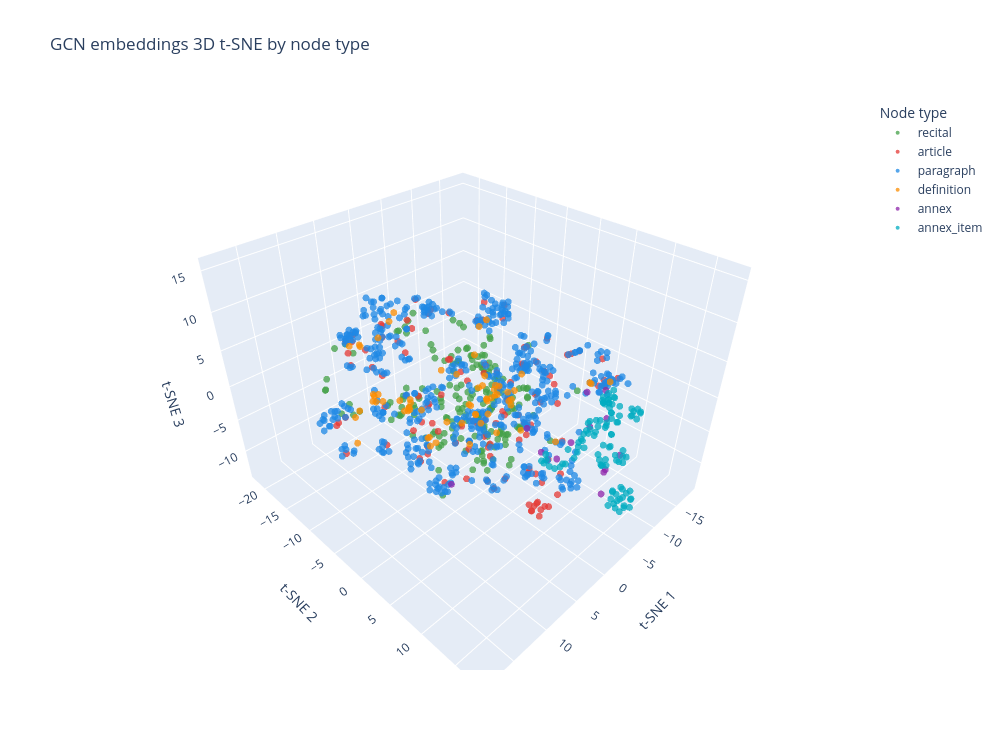

Notebook code cell kept with this figure:
### Code cell
print('Running 3D t-SNE...')
perp = min(30, max(2, len(gcn_embeddings) - 1))
emb_3d = TSNE(n_components=3, perplexity=perp, random_state=42, max_iter=1000).fit_transform(gcn_embeddings)

color_map = {
    'article': '#E53935',
    'paragraph': '#1E88E5',
    'recital': '#43A047',
    'definition': '#FB8C00',
    'annex': '#8E24AA',
    'annex_item': '#00ACC1',
}

plot_df = nodes_df.copy().reset_index(drop=True)
plot_df['tsne_1'] = emb_3d[:, 0]
plot_df['tsne_2'] = emb_3d[:, 1]
plot_df['tsne_3'] = emb_3d[:, 2]
plot_df['type'] = plot_df['type'].astype(str)
plot_df['node_id'] = plot_df['node_id'].astype(str)
plot_df['hover_text'] = plot_df['text'].fillna('').astype(str).str.slice(0, 220)

fig = px.scatter_3d(
    plot_df,
    x='tsne_1',
    y='tsne_2',
    z='tsne_3',
    color='type',
    color_discrete_map=color_map,
    hover_name='node_id',
    hover_data={
        'type': True,
        'hover_text': True,
        'tsne_1': ':.3f',
        'tsne_2': ':.3f',
        'tsne_3': ':.3f',
    },
    title='GCN embeddings 3D t-SNE by node type',
    width=1000,
    height=750,
)
fig.update_traces(marker=dict(size=4, opacity=0.75))
fig.update_layout(
    legend_title_text='Node type',
    scene=dict(
        xaxis_title='t-SNE 1',
        yaxis_title='t-SNE 2',
        zaxis_title='t-SNE 3',
    ),
)
fig.show()

### Figure 1 — Plotly figure (JSON) as saved in the notebook; plotly's stock layout.template omitted (floating-point values rounded to 4 significant figures; data arrays with more than 128 entries replaced by an {"elided": "..."} marker saying what was removed)
{"data": [{"customdata": {"elided": "180x2 str values"}, "hovertemplate": "<b>%{hovertext}</b><br><br>type=%{customdata[0]}<br>tsne_1=%{x:.3f}<br>tsne_2=%{y:.3f}<br>tsne_3=%{z:.3f}<br>hover_text=%{customdata[1]}<extra></extra>", "hovertext": {"elided": "180 str values"}, "legendgroup": "recital", "marker": {"color": "#43A047", "opacity": 0.75, "size": 4, "symbol": "circle"}, "mode": "markers", "name": "recital", "scene": "scene", "showlegend": true, "type": "scatter3d", "x": {"elided": "180 float values"}, "y": {"elided": "180 float values"}, "z": {"elided": "180 float values"}}, {"customdata": {"elided": "115x2 str values"}, "hovertemplate": "<b>%{hovertext}</b><br><br>type=%{customdata[0]}<br>tsne_1=%{x:.3f}<br>tsne_2=%{y:.3f}<br>tsne_3=%{z:.3f}<br>hover_text=%{customdata[1]}<extra></extra>", "hovertext": ["article_1", "article_2", "article_3", "article_4", "article_5", "article_6", "article_7", "article_8", "article_9", "article_10", "article_11", "article_12", "article_13", "article_14", "article_15", "article_16", "article_17", "article_18", "article_19", "article_20", "article_21", "article_22", "article_23", "article_24", "article_25", "article_26", "article_27", "article_28", "article_29", "article_30", "article_31", "article_32", "article_33", "article_34", "article_35", "article_36", "article_37", "article_38", "article_39", "article_40", "article_41", "article_42", "article_15", "article_43", "article_44", "article_45", "article_46", "article_47", "article_48", "article_49", "article_50", "article_51", "article_52", "article_53", "article_54", "article_55", "article_56", "article_57", "article_58", "article_59", "article_60", "article_61", "article_62", "article_63", "article_64", "article_65", "article_66", "article_67", "article_68", "article_69", "article_70", "article_71", "article_60", "article_72", "article_73", "article_74", "article_75", "article_76", "article_77", "article_78", "article_79", "article_80", "article_81", "article_82", "article_83", "article_84", "article_85", "article_86", "article_87", "article_88", "article_89", "article_90", "article_91", "article_92", "article_93", "article_94", "article_95", "article_96", "article_97", "article_98", "article_99", "article_100", "article_101", "article_102", "article_103", "article_104", "article_105", "article_106", "article_107", "article_108", "article_109", "article_110", "article_111", "article_112", "article_113"], "legendgroup": "article", "marker": {"color": "#E53935", "opacity": 0.75, "size": 4, "symbol": "circle"}, "mode": "markers", "name": "article", "scene": "scene", "showlegend": true, "type": "scatter3d", "x": [3.642, 6.697, 6.348, 5.764, 8.612, 2.633, 1.003, 0.5548, -5.794, 6.86, -3.856, -6.267, -4.631, -6.498, -4.021, 3.424, -2.901, -3.271, -6.704, -4.324, -9.241, -2.019, -4.995, -2.941, -1.409, -8.042, -10.25, 3.11, 5.18, 7.233, 3.694, 6.232, 5.589, 2.394, -3.464, 3.496, 0.05016, 4.607, 8.104, -1.168, 16.2, -3.614, -4.541, -5.643, -8.68, 0.3854, -9.416, -4.813, -4.642, -12.79, 9.825, 5.043, 2.938, 1.214, 3.566, 0.07727, 8.887, 10.22, 8.1, 8.711, -0.5797, -9.326, 5.301, -0.2634, 12.65, 17.33, 18.23, 16.88, 8.383, 13.4, -1.223, -13.18, -10.36, -6.55, -4.261, -7.066, -3.876, -9.874, -5.566, -3.334, -8.277, -11.64, -9.736, -9.603, -4.842, 13.41, -2.217, -13.48, -1.869, -1.599, 6.107, 6.064, 6.777, 6.869, 6.084, -0.9669, 10.1, 11.29, 2.527, 12.42, 3.752, 7.277, 8.18, 2.203, 3.694, 3.351, 2.37, 3.227, 3.255, 2.261, 2.559, 3.232, 6.985, 13.86, 2.637], "y": [4.045, 0.1257, -2.03, -1.758, 5.702, 10.16, 10.43, 9.491, 6.024, -4.831, -2.943, -3.524, -0.2351, 2.154, 6.633, -6.057, 4.842, -2.011, -6.599, -7.212, -6.698, -4.674, -4.711, -4.772, -1.358, -1.408, 0.3317, -14.4, -17.56, -16.11, -17.33, -17.45, -18.16, -16.04, -16.66, -20.42, -18.3, -14.94, -0.9935, 6.114, -4.749, 4.247, 5.556, 1.831, -1.052, -14.85, 0.7178, -3.51, -8.692, 6.756, 0.3066, 9.636, 9.299, 6.494, 8.244, 5.803, 2.455, -4.758, -3.221, -1.593, 10.97, 11.26, -5.103, 3.333, 1.611, -2.195, -2.074, -4.746, 6.991, 5.75, -10.18, 7.364, 8.901, 6.681, -8.338, -3.79, 9.594, 8.634, -11.72, -13.1, -8.408, -8.109, -10.93, -9.499, -7.413, 4.338, -8.113, -2.074, -8.025, 10.23, 5.783, 7.359, 9.349, 8.911, 10.2, 10.21, -1.33, 2.789, 13.28, 8.155, -14.3, -9.681, 10.32, 11.4, 10.79, 10.82, 11.02, 10.38, 10.04, 10.31, 10.65, 11.54, 8.147, 4.548, 12.23], "z": [-7.471, -8.302, -0.9404, -2.29, -2.784, -3.087, -1.874, -6.158, -0.3281, -3.318, -11.18, -3.051, 0.1032, -1.392, 3.565, -2.199, -9.339, -11.77, -2.648, -2.957, -3.812, -11.4, -8.294, -7.299, -6.978, 0.3846, -0.7279, 3.597, 3.467, 4.067, 0.71, 1.331, -1.093, -3.172, 1.153, 0.5138, 2.325, -0.3116, -3.756, -8.03, -1.039, 5.599, 3.888, -7.338, -8.814, 1.639, -4.849, -11.51, -11.37, -1.006, 2.483, 2.747, 3.314, 10.6, 10.56, 9.845, 6.632, 12.31, 12.57, -4.876, -7.798, 4.037, 13.11, -10.17, 8.064, 5.854, 5.759, 3.143, 5.261, 9.604, 7.431, -0.7369, 2.111, -6.007, -2.083, 8.198, 9.271, 5.104, 4.609, 4.837, 3.816, 2.828, 2.143, 5.43, -13.37, 9.779, 0.8893, 1.635, 1.031, 10.26, 10.49, 4.171, 8.525, 6.927, 6.778, 10.4, 10.45, 1.553, -1.103, 5.865, -6.633, -8.135, 7.987, -7.357, -7.422, -6.904, -8.012, -8.032, -7.326, -7.634, -6.988, -8.029, -3.636, 2.593, -6.492]}, {"customdata": {"elided": "500x2 str values"}, "hovertemplate": "<b>%{hovertext}</b><br><br>type=%{customdata[0]}<br>tsne_1=%{x:.3f}<br>tsne_2=%{y:.3f}<br>tsne_3=%{z:.3f}<br>hover_text=%{customdata[1]}<extra></extra>", "hovertext": {"elided": "500 str values"}, "legendgroup": "paragraph", "marker": {"color": "#1E88E5", "opacity": 0.75, "size": 4, "symbol": "circle"}, "mode": "markers", "name": "paragraph", "scene": "scene", "showlegend": true, "type": "scatter3d", "x": {"elided": "500 float values"}, "y": {"elided": "500 float values"}, "z": {"elided": "500 float values"}}, {"customdata": {"elided": "66x2 str values"}, "hovertemplate": "<b>%{hovertext}</b><br><br>type=%{customdata[0]}<br>tsne_1=%{x:.3f}<br>tsne_2=%{y:.3f}<br>tsne_3=%{z:.3f}<br>hover_text=%{customdata[1]}<extra></extra>", "hovertext": ["definition_1", "definition_2", "definition_3", "definition_4", "definition_5", "definition_6", "definition_7", "definition_8", "definition_9", "definition_10", "definition_11", "definition_12", "definition_13", "definition_14", "definition_15", "definition_16", "definition_17", "definition_18", "definition_19", "definition_20", "definition_21", "definition_22", "definition_23", "definition_24", "definition_25", "definition_26", "definition_27", "definition_28", "definition_29", "definition_30", "definition_31", "definition_32", "definition_33", "definition_34", "definition_35", "definition_36", "definition_37", "definition_38", "definition_39", "definition_40", "definition_41", "definition_42", "definition_43", "definition_44", "definition_46", "definition_47", "definition_48", "definition_49", "definition_50", "definition_51", "definition_52", "definition_53", "definition_54", "definition_55", "definition_56", "definition_57", "definition_59", "definition_60", "definition_61", "definition_62", "definition_63", "definition_64", "definition_65", "definition_66", "definition_67", "definition_68"], "legendgroup": "definition", "marker": {"color": "#FB8C00", "opacity": 0.75, "size": 4, "symbol": "circle"}, "mode": "markers", "name": "definition", "scene": "scene", "showlegend": true, "type": "scatter3d", "x": [-1.198, -1.004, -1.559, -2.709, -2.615, -2.716, -2.527, -8.023, 0.9029, 2.873, 0.8612, -1.999, -2.946, -0.5076, -3.248, 10.73, 11.25, -1.424, 3.859, -4.849, 6.087, 3.422, -2.071, -4.645, -5.487, -6.871, 14.67, 13.54, 0.9046, 10.87, 11.26, -4.054, -4.041, 7.191, 6.651, 7.905, 5.68, -3.12, 8.382, 8.965, 7.093, 8.283, 10.45, 12.05, 6.039, 4.841, 10.16, -3.458, 6.119, 7.027, 4.453, -8.302, 8.642, 9.108, 0.3392, -8.163, -8.461, 9.378, -2.359, 6.955, 3.955, 1.994, 3.805, -0.9992, 11.33, 5.795], "y": [-0.8766, -0.5581, -1.143, -1.085, -5.107, -4.178, -3.928, -7.563, -1.387, 3.655, -1.719, 0.08899, 0.8494, 1.504, -0.7884, -5.66, -5.832, -1.411, -18.33, 1.578, -17.2, -18.81, -1.411, -8.607, 6.472, -7.701, -4.743, -6.288, 5.184, -6.213, -5.997, 1.901, -2.115, -5.174, -5.276, -4.908, -3.704, -3.406, -3.45, -2.605, -4.791, -5.14, -5.309, -7.583, -4.168, 6.037, -5.559, -8.279, -2.903, -1.744, -1.681, 8.602, -4.582, -4.88, -0.7022, 8.464, 10.89, -2.235, -9.948, -0.8361, 7.103, 5.761, 7.267, -1.556, -5.375, 4.022], "z": [-0.8845, -0.9124, -1.258, -0.3773, -11.21, -5.783, -5.625, 4.287, -1.02, 3.754, -1.064, -0.1601, 0.08264, -4.241, -0.02344, 3.435, 3.62, 2.024, 1.1, -6.307, 2.395, 0.4572, -3.904, -10.78, -5.611, 3.751, -0.5042, 1.496, 4.469, 2.987, 2.618, 2.61, -0.9562, -0.4379, 0.3694, 0.07663, -4.457, -1.19, 1.616, 2.082, 1.304, 1.604, 2.539, 0.8827, -0.3875, 6.337, 10.36, -2.059, -3.62, -3.715, -1.625, 2.469, 13.1, 12.13, 1.586, 2.625, 3.774, 2.695, -1.704, -2.717, 5.684, 4.161, 5.185, -4.797, 2.893, 10.66]}, {"customdata": [["annex", "ANNEX I\nList of Union harmonisation legislation\nSection A. List of Union harmonisation legislation based on the New Legislative Framework\n1. Directive 2006/42/EC of the European Parliament and of the Council of 17 May 20"], ["annex", "ANNEX II\nList of criminal offences referred to in Article 5(1), first subparagraph, point (h)(iii)\nCriminal offences referred to in Article 5(1), first subparagraph, point (h)(iii):\n— terrorism,\n— trafficking in human be"], ["annex", "ANNEX III\nHigh-risk AI systems referred to in Article 6(2)\nHigh-risk AI systems pursuant to Article 6(2) are the AI systems listed in any of the following areas:\n1. Biometrics, in so far as their use is permitted under r"], ["annex", "ANNEX IV\nTechnical documentation referred to in Article 11(1)\nThe technical documentation referred to in Article 11(1) shall contain at least the following information, as applicable to\nthe relevant AI system:\n1. A gener"], ["annex", "ANNEX V\nEU declaration of conformity\nThe EU declaration of conformity referred to in Article 47, shall contain all of the following information:\n1. AI system name and type and any additional unambiguous reference allowin"], ["annex", "ANNEX VI\nConformity assessment procedure based on internal control\n1. The conformity assessment procedure based on internal control is the conformity assessment procedure based on\npoints 2, 3 and 4.\n2. The provider verif"], ["annex", "ANNEX VII\nConformity based on an assessment of the quality management system and an assessment of the\ntechnical documentation\n1. Introduction\nConformity based on an assessment of the quality management system and an asse"], ["annex", "ANNEX VIII\nInformation to be submitted upon the registration of high-risk AI systems in accordance with\nArticle 49\nSection A — Information to be submitted by providers of high-risk AI systems in accordance with Article 4"], ["annex", "ANNEX IX\nInformation to be submitted upon the registration of high-risk AI systems listed in Annex III in\nrelation to testing in real world conditions in accordance with Article 60\nThe following information shall be prov"], ["annex", "ANNEX X\nUnion legislative acts on large-scale IT systems in the area of Freedom, Security and Justice\n1. Schengen Information System\n(a) Regulation (EU) 2018/1860 of the European Parliament and of the Council of 28 Novem"], ["annex", "ANNEX XI\nTechnical documentation referred to in Article 53(1), point (a) — technical documentation for\nproviders of general-purpose AI models\nSection 1\nInformation to be provided by all providers of general-purpose AI mo"], ["annex", "ANNEX XII\nTransparency information referred to in Article 53(1), point (b) — technical documentation for\nproviders of general-purpose AI models to downstream providers that integrate the model into their\nAI system\nThe in"], ["annex", "ANNEX XIII\nCriteria for the designation of general-purpose AI models with systemic risk referred to in Article 51\nFor the purpose of determining that a general-purpose AI model has capabilities or an impact equivalent to"]], "hovertemplate": "<b>%{hovertext}</b><br><br>type=%{customdata[0]}<br>tsne_1=%{x:.3f}<br>tsne_2=%{y:.3f}<br>tsne_3=%{z:.3f}<br>hover_text=%{customdata[1]}<extra></extra>", "hovertext": ["annex_I", "annex_II", "annex_III", "annex_IV", "annex_V", "annex_VI", "annex_VII", "annex_VIII", "annex_IX", "annex_X", "annex_XI", "annex_XII", "annex_XIII"], "legendgroup": "annex", "marker": {"color": "#8E24AA", "opacity": 0.75, "size": 4, "symbol": "circle"}, "mode": "markers", "name": "annex", "scene": "scene", "showlegend": true, "type": "scatter3d", "x": [-3.927, 9.649, -11.13, -9.371, -14.24, -6.943, -6.526, -14.82, -11.34, -9.373, -11.52, -12.33, 3.864], "y": [14.51, 4.457, 6.325, 6.02, 5.35, 5.841, 3.677, 6.604, 9.394, 13.02, 9.955, 9.659, 9.593], "z": [-7.558, -3.718, -1.305, -8.323, -8.949, -9.629, -9.603, -2.778, -3.733, -6.076, -12.13, -12.4, 3.525]}, {"customdata": {"elided": "100x2 str values"}, "hovertemplate": "<b>%{hovertext}</b><br><br>type=%{customdata[0]}<br>tsne_1=%{x:.3f}<br>tsne_2=%{y:.3f}<br>tsne_3=%{z:.3f}<br>hover_text=%{customdata[1]}<extra></extra>", "hovertext": ["annex_I_item_1", "annex_I_item_2", "annex_I_item_3", "annex_I_item_4", "annex_I_item_5", "annex_I_item_6", "annex_I_item_7", "annex_I_item_8", "annex_I_item_9", "annex_I_item_10", "annex_I_item_11", "annex_I_item_12", "annex_I_item_13", "annex_I_item_14", "annex_I_item_15", "annex_I_item_16", "annex_I_item_17", "annex_I_item_18", "annex_I_item_19", "annex_I_item_20", "annex_III_item_1", "annex_III_item_2", "annex_III_item_3", "annex_III_item_4", "annex_III_item_5", "annex_III_item_6", "annex_III_item_7", "annex_III_item_8", "annex_IV_item_1", "annex_IV_item_2", "annex_IV_item_3", "annex_IV_item_4", "annex_IV_item_5", "annex_IV_item_6", "annex_IV_item_7", "annex_IV_item_8", "annex_IV_item_9", "annex_V_item_1", "annex_V_item_2", "annex_V_item_3", "annex_V_item_4", "annex_V_item_5", "annex_V_item_6", "annex_V_item_7", "annex_V_item_8", "annex_VI_item_1", "annex_VI_item_2", "annex_VI_item_3", "annex_VI_item_4", "annex_VII_item_1", "annex_VII_item_2", "annex_VII_item_3", "annex_VII_item_4", "annex_VII_item_5", "annex_VIII_item_1", "annex_VIII_item_2", "annex_VIII_item_3", "annex_VIII_item_4", "annex_VIII_item_5", "annex_VIII_item_6", "annex_VIII_item_7", "annex_VIII_item_8", "annex_VIII_item_9", "annex_VIII_item_10", "annex_VIII_item_11", "annex_VIII_item_12", "annex_VIII_item_13", "annex_VIII_item_1", "annex_VIII_item_2", "annex_VIII_item_3", "annex_VIII_item_4", "annex_VIII_item_5", "annex_VIII_item_6", "annex_VIII_item_7", "annex_VIII_item_8", "annex_VIII_item_9", "annex_VIII_item_1", "annex_VIII_item_2", "annex_VIII_item_3", "annex_VIII_item_4", "annex_VIII_item_5", "annex_IX_item_1", "annex_IX_item_2", "annex_IX_item_3", "annex_IX_item_4", "annex_IX_item_5", "annex_X_item_1", "annex_X_item_2", "annex_X_item_3", "annex_X_item_4", "annex_X_item_5", "annex_X_item_6", "annex_X_item_7", "annex_XI_item_1", "annex_XI_item_2", "annex_XI_item_1", "annex_XI_item_2", "annex_XI_item_3", "annex_XII_item_1", "annex_XII_item_2"], "legendgroup": "annex_item", "marker": {"color": "#00ACC1", "opacity": 0.75, "size": 4, "symbol": "circle"}, "mode": "markers", "name": "annex_item", "scene": "scene", "showlegend": true, "type": "scatter3d", "x": [-4.815, -3.806, -4.413, -3.983, -4.421, -5.569, -4.299, -6.178, -4.947, -5.376, -5.702, -5.159, -6.609, -6.412, -5.615, -4.826, -6.578, -5.706, -5.764, -5.274, -13.66, -13.65, -13.35, -13.01, -14.29, -14.12, -13.72, -14.54, -10.78, -10.54, -9.931, -10.23, -9.21, -10.53, -8.957, -12.7, -8.732, -14.38, -15.9, -14.72, -14.03, -13.75, -14.93, -15.51, -14.9, -7.117, -6.235, -7.103, -7.147, -6.667, -6.192, -7.066, -7.255, -6.367, -18.02, -18.21, -18.13, -13.9, -12.49, -12.83, -15.04, -16.55, -16.54, -15.41, -14.15, -14.09, -15.83, -18.02, -18.21, -18.13, -13.9, -12.58, -14.41, -14.72, -15.35, -15.35, -16.12, -16.01, -16.0, -15.04, -15.22, -11.28, -10.55, -12.48, -10.51, -10.96, -9.123, -9.707, -10.08, -10.35, -9.699, -10.35, -9.467, -13.0, -12.19, -11.14, -11.31, -11.36, -12.65, -12.32], "y": [16.04, 16.32, 17.29, 15.55, 16.1, 16.68, 16.91, 15.68, 15.31, 17.47, 14.86, 15.11, 16.83, 16.64, 17.3, 16.12, 15.58, 16.25, 15.77, 16.83, 12.4, 12.05, 11.42, 11.76, 11.14, 11.72, 11.15, 11.93, 6.733, 6.681, 6.76, 7.444, 5.803, 6.384, 6.994, 5.544, 7.535, 6.209, 5.143, 4.706, 5.009, 5.555, 5.733, 5.757, 5.029, 6.337, 6.164, 6.669, 7.059, 5.015, 4.489, 4.097, 3.854, 3.942, 4.518, 5.265, 5.892, 8.853, 9.62, 8.543, 8.922, 7.816, 7.953, 8.54, 5.304, 7.898, 7.11, 4.518, 5.265, 5.892, 8.853, 9.727, 6.585, 7.188, 7.46, 7.681, 6.252, 6.466, 7.171, 6.604, 6.111, 9.521, 9.023, 9.344, 9.863, 9.705, 12.83, 12.82, 13.49, 12.85, 12.22, 12.77, 13.49, 9.073, 8.372, 9.618, 9.631, 9.168, 9.482, 9.157], "z": [-9.313, -7.713, -7.762, -8.656, -6.864, -9.334, -8.888, -9.136, -7.407, -8.586, -8.042, -8.797, -8.555, -7.338, -7.647, -8.137, -7.893, -8.128, -6.917, -6.766, -2.36, -3.636, -3.364, -2.886, -3.299, -2.558, -2.597, -3.306, -8.444, -8.055, -8.186, -8.825, -9.475, -9.466, -10.0, -9.15, -8.588, -9.427, -8.894, -8.958, -9.651, -9.641, -10.58, -9.373, -9.902, -10.74, -10.55, -9.999, -9.804, -11.22, -10.7, -10.96, -10.27, -10.77, -7.483, -7.234, -8.474, -7.986, -8.787, -9.299, -5.6, -8.1, -8.024, -4.532, -8.004, -4.362, -2.985, -7.483, -7.234, -8.474, -7.986, -8.632, -4.11, -3.876, -4.742, -3.621, -4.064, -4.829, -4.126, -5.021, -4.259, -4.299, -3.796, -4.396, -4.375, -4.425, -6.841, -7.443, -6.517, -6.969, -6.777, -6.096, -7.023, -11.47, -10.56, -10.83, -11.11, -10.43, -12.0, -11.94]}], "layout": {"height": 750, "legend": {"title": {"text": "Node type"}, "tracegroupgap": 0}, "scene": {"domain": {"x": [0, 1], "y": [0, 1]}, "xaxis": {"title": {"text": "t-SNE 1"}}, "yaxis": {"title": {"text": "t-SNE 2"}}, "zaxis": {"title": {"text": "t-SNE 3"}}}, "title": {"text": "GCN embeddings 3D t-SNE by node type"}, "width": 1000}}
